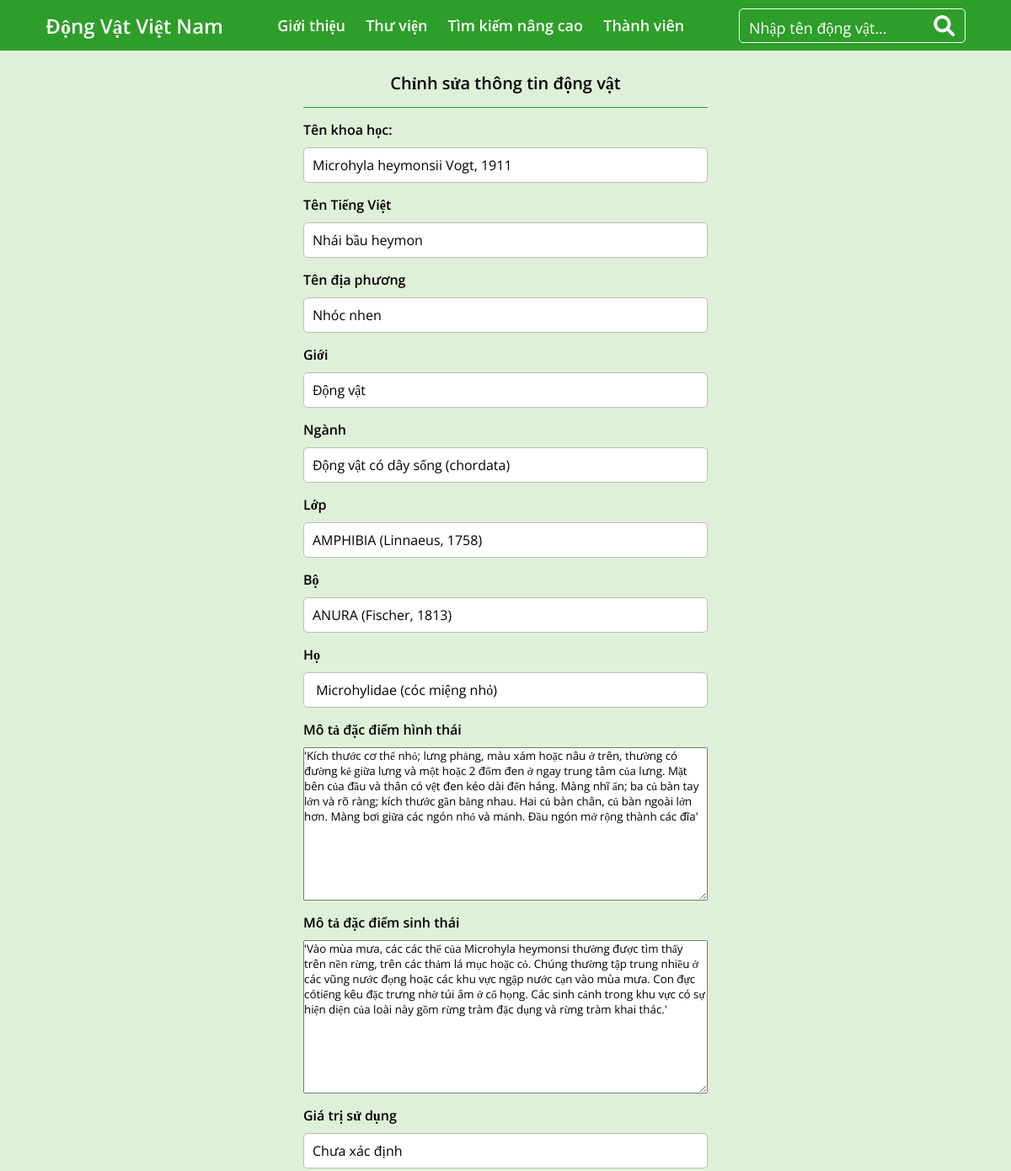
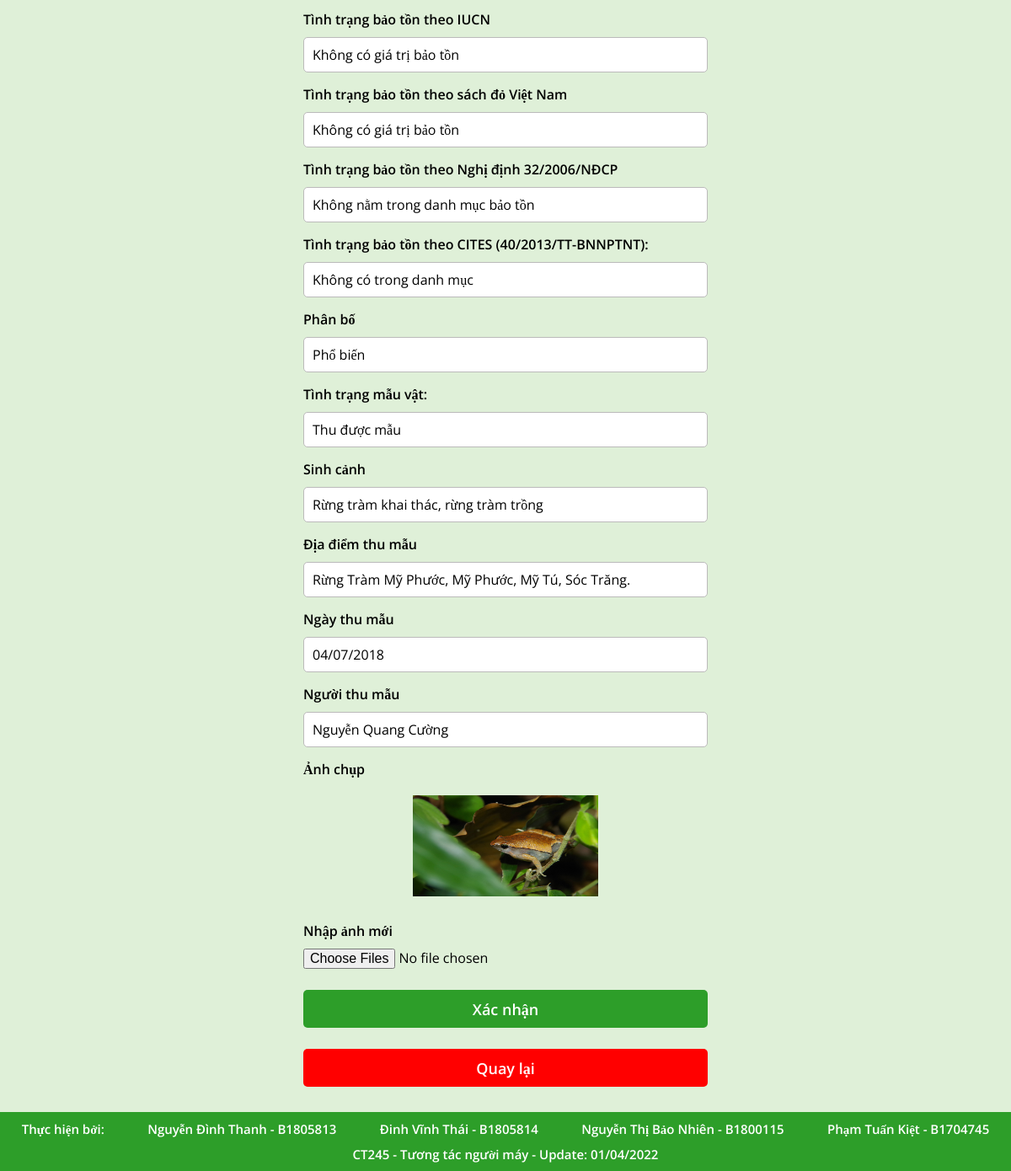
The app's page /Code/admin_edit.php?edit=Microhyla heymonsii Vogt, 1911 (signed in) with its own data (2 pictures, top to bottom).
### tables this page shows
CREATE TABLE `animals` (
  `NgayCapNhat` datetime(6) NOT NULL,
  `TenKhoaHoc` varchar(100) NOT NULL,
  `TenTiengViet` varchar(100) NOT NULL,
  `TenDiaPhuong` varchar(100) NOT NULL,
  `Gioi` varchar(100) NOT NULL,
  `Nganh` varchar(100) NOT NULL,
  `Lop` varchar(100) NOT NULL,
  `Bo` varchar(100) NOT NULL,
  `Ho` varchar(100) NOT NULL,
  `HinhThai` varchar(3000) NOT NULL,
  `SinhThai` varchar(3000) NOT NULL,
  `GiaTri` varchar(100) NOT NULL,
  `BaoTonIUCN` varchar(100) NOT NULL,
  `BaoTonVN` varchar(100) NOT NULL,
  `BaoTon32` varchar(100) NOT NULL,
  `BaoTonCITES` varchar(100) NOT NULL,
  `PhanBo` varchar(100) NOT NULL,
  `TinhTrang` varchar(100) NOT NULL,
  `SinhCanh` varchar(100) NOT NULL,
  `DiaDiem` varchar(100) NOT NULL,
  `NgayThuMau` varchar(100) NOT NULL,
  `NguoiThuMau` varchar(100) NOT NULL
);

CREATE TABLE `animals_img` (
  `TenKhoaHoc` varchar(100) NOT NULL,
  `HinhAnh` varchar(100) NOT NULL
);

### Code/admin_edit.php (the view, shortened to what this page needs)
<!DOCTYPE html>
<html>
<head>
    <link rel="stylesheet" href="https://cdnjs.cloudflare.com/ajax/libs/font-awesome/6.0.0/css/all.min.css">
    <link rel="stylesheet" href="css/style.css">
    <link rel="stylesheet" href="css/login.css">
</head>
<body>
    <?php include 'header.php'; ?>
    <?php
        include_once 'php/connection.php';
        $edit=$_GET['edit'];
        $sql = "SELECT * FROM animals WHERE TenKhoaHoc = '".$edit."'";
        $result=$conn->query($sql);
        if(mysqli_num_rows($result) == 0){
            echo "<p align='center'>Không tìm thấy yêu cầu trong hệ thống!!!</p>";
        }
        else{
            while($row = $result->fetch_assoc()){
                echo "
                    <div class='wrapper'>
                    <section class='form login'>
                        <header>Chỉnh sửa thông tin động vật</header>
                    <form action='php/admin_edit.php' method='POST' enctype='multipart/form-data' autocomplete='off' id='update_form'>
                        <div class='field input'>
                            <label>Tên khoa học:</label>
                            <input type='text' name='tenkhoahoc' value='".$row['TenKhoaHoc']."'>
                        </div>
                        <div class='field input'>
                            <label>Tên Tiếng Việt</label>
                            <input type='text' name='tentiengviet' value='".$row['TenTiengViet']."'>
                        </div>
                        <div class='field input'>
                            <label>Tên địa phương</label>
                            <input type='text' name='tendiaphuong' value='".$row['TenDiaPhuong']."'>
                        </div>
                        <div class='field input'>
                            <label>Giới</label>
                            <input type='text' name='gioi' value='Động vật' value='".$row['Gioi']."'>
                        </div>
                        <div class='field input'>
                            <label>Ngành</label>
                            <input type='text' name='nganh' value='".$row['Nganh']."'>
                        </div>
                        <div class='field input'>
                            <label>Lớp</label>
                            <input type='text' name='lop' value='".$row['Lop']."'>
                        </div>
                        <div class='field input'>
                            <label>Bộ</label>
                            <input type='text' name='bo' value='".$row['Bo']."'>
                        </div>
                        <div class='field input'>
                            <label>Họ</label>
                            <input type='text' name='ho' value='".$row['Ho']."'>
                        </div>
                        <div class='field input'>
                            <label>Mô tả đặc điểm hình thái</label>
                            <textarea rows='10' cols='50' name='hinhthai' form='update_form'>'".$row['HinhThai']."'</textarea>
                        </div>
                        <div class='field input'>
                            <label>Mô tả đặc điểm sinh thái</label>
                            <textarea rows='10' cols='50' name='sinhthai' form='update_form'>'".$row['SinhThai']."'</textarea>
                        </div>
                        <div class='field input'>
                            <label>Giá trị sử dụng</label>
                            <input type='text' name='giatri' value='".$row['GiaTri']."'>
                        </div>
                        <div class='field input'>
                            <label>Tình trạng bảo tồn theo IUCN</label>
                            <input type='text' name='baotonIUCN' value='".$row['BaoTonIUCN']."'>
                        </div>
                            <div class='field input'>
                            <label>Tình trạng bảo tồn theo sách đỏ Việt Nam</label>
                        <input type='text' name='baotonVN' value='".$row['BaoTonVN']."'>
                        </div>
                            <div class='field input'>
                            <label>Tình trạng bảo tồn theo Nghị định 32/2006/NĐCP</label>
                        <input type='text' name='baoton32' value='".$row['BaoTon32']."'>
                        </div>
                        <div class='field input'>
                            <label>Tình trạng bảo tồn theo CITES (40/2013/TT-BNNPTNT):</label>
                            <input type='text' name='baotonCITES' value='".$row['BaoTonCITES']."'>
                        </div>
                        <div class='field input'>
                            <label>Phân bố</label>
                            <input type='text' name='phanbo' value='".$row['PhanBo']."'>
                        </div>
                        <div class='field input'>
                            <label>Tình trạng mẫu vật:</label>
                            <input type='text' name='tinhtrang' value='".$row['TinhTrang']."'>
                        </div>
                        <div class='field input'>
                            <label>Sinh cảnh</label>
                            <input type='text' name='sinhcanh' value='".$row['SinhCanh']."'>
                        </div>
                        <div class='field input'>
                            <label>Địa điểm thu mẫu</label>
                            <input type='text' name='diadiem' value='".$row['DiaDiem']."'>
                        </div>
                        <div class='field input'>
                            <label>Ngày thu mẫu</label>
                            <input type='text' name='ngaythumau' value='".$row['NgayThuMau']."'>
                        </div>
                        <div class='field input'>
                            <label>Người thu mẫu</label>
                            <input type='text' name='nguoithumau' value='".$row['NguoiThuMau']."'>
                        </div>
                        <div class='field'>
                            <label>Ảnh chụp</label>
                            <div class='update_img'>";
                            $sql2 = "SELECT * FROM animals_img WHERE TenKhoaHoc = '".$edit."'";
                            $result2=$conn->query($sql2);
                            while($row2 = $result2->fetch_assoc()){
                                echo "<img src='./".$row2['HinhAnh']."'>";
                            }
                            echo "
                            </div>
                        </div>
                        <div class='field image'>
                        <label>Nhập ảnh mới</label>
                        <input type='file' name='image[]' id='file-input' accept='image/x-png,image/gif,image/jpeg,image/jpg' multiple required>
                        </div>
                        <div id='preview'></div>
                        <div class='field button'>
                            <input class='submit' type='submit' name='submit' value='Xác nhận'>
                        </div>
                        <div class='field button2'>
                            <input class='submit' type='submit' name='cancel' value='Quay lại'>
                        </div>
                    </form>
                    </section>
                </div>
                ";
                }
            }
            ?>
    <?php include 'footer.php'; ?>
</body>
</html>

### Code/css/style.css (style rules this page uses)
* { margin: 0; padding: 0; font-family: "Open Sans"; }
html, body { height: 100%; scroll-behavior: smooth; background-color: #dff0d8; }
::placeholder { color: #fff; font-size: 18px; }

### Code/css/login.css (style rules this page uses)
.form { padding: 25px 30px; width: 40%; margin: auto; }
.form header { text-align: center; font-size: 20px; font-weight: 600; padding-bottom: 15px; border-bottom: 1px solid #2d9e29; }
.form form .field { display: flex; margin: 5px 0; flex-direction: column; position: relative; }
.form form .field label { margin: 10px 0; font-size: 16px; font-weight: 600; }
.form form .input input { height: 40px; font-size: 16px; padding: 0 10px; border-radius: 5px; border: 1px solid rgb(187, 186, 186); }
.form form .field input { outline: none; }
.form form .image input { font-size: 18px; }
.form form .button input { height: 45px; border: none; color: #fff; font-size: 18px; font-weight: 600; background: #2d9e29; border-radius: 5px; cursor: pointer; margin-top: 20px; }
.form form .button2 input { height: 45px; border: none; color: #fff; font-size: 18px; font-weight: 600; background: red; border-radius: 5px; cursor: pointer; margin-top: 20px; }
.update_img { text-align: center; }
#file-input { font-size: 16px; }
.update_img img { width: 220px; height: 120px; margin: 10px; }

### records on screen
animals: tenkhoahoc "Microhyla heymonsii Vogt, 1911", tentiengviet "Nhái bầu heymon", tendiaphuong "Nhóc nhen", nganh "Động vật có dây sống (chordata)", lop "AMPHIBIA (Linnaeus, 1758)", bo "ANURA (Fischer, 1813)", ho "Microhylidae (cóc miệng nhỏ)", hinhthai "'Kích thước cơ thể nhỏ; lưng phẳng, màu xám hoặc nâu ở trên, thường có đường kẻ giữa lưng và một hoặc 2 đốm đen ở ngay trung tâm của lưng. Mặt bên của đầu và thân có vệt đen kéo dài đến háng. Màng nhĩ ẩn; ba củ bàn tay lớn và rõ ràng; kích thước gần bằng nhau. Hai củ bàn chân, củ bàn ngoài lớn hơn. Màng bơi giữa các ngón nhỏ và mảnh. Đầu ngón mở rộng thành các đĩa'", sinhthai "'Vào mùa mưa, các các thể của Microhyla heymonsi thường được tìm thấy trên nền rừng, trên các thảm lá mục hoặc cỏ. Chúng thường tập trung nhiều ở các vũng nước đọng hoặc các khu vực ngập nước cạn vào mùa mưa. Con đực cótiếng kêu đặc trưng nhờ túi âm ở cổ họng. Các sinh cảnh trong khu vực có sự hiện diện của loài này gồm rừng tràm đặc dụng và rừng tràm khai thác.'", giatri "Chưa xác định", baotonIUCN "Không có giá trị bảo tồn", baotonVN "Không có giá trị bảo tồn", baoton32 "Không nằm trong danh mục bảo tồn", baotonCITES "Không có trong danh mục", phanbo "Phổ biến", tinhtrang "Thu được mẫu", sinhcanh "Rừng tràm khai thác, rừng tràm trồng", diadiem "Rừng Tràm Mỹ Phước, Mỹ Phước, Mỹ Tú, Sóc Trăng.", ngaythumau "04/07/2018", nguoithumau "Nguyễn Quang Cường"
animals_img: HinhAnh (picture)
